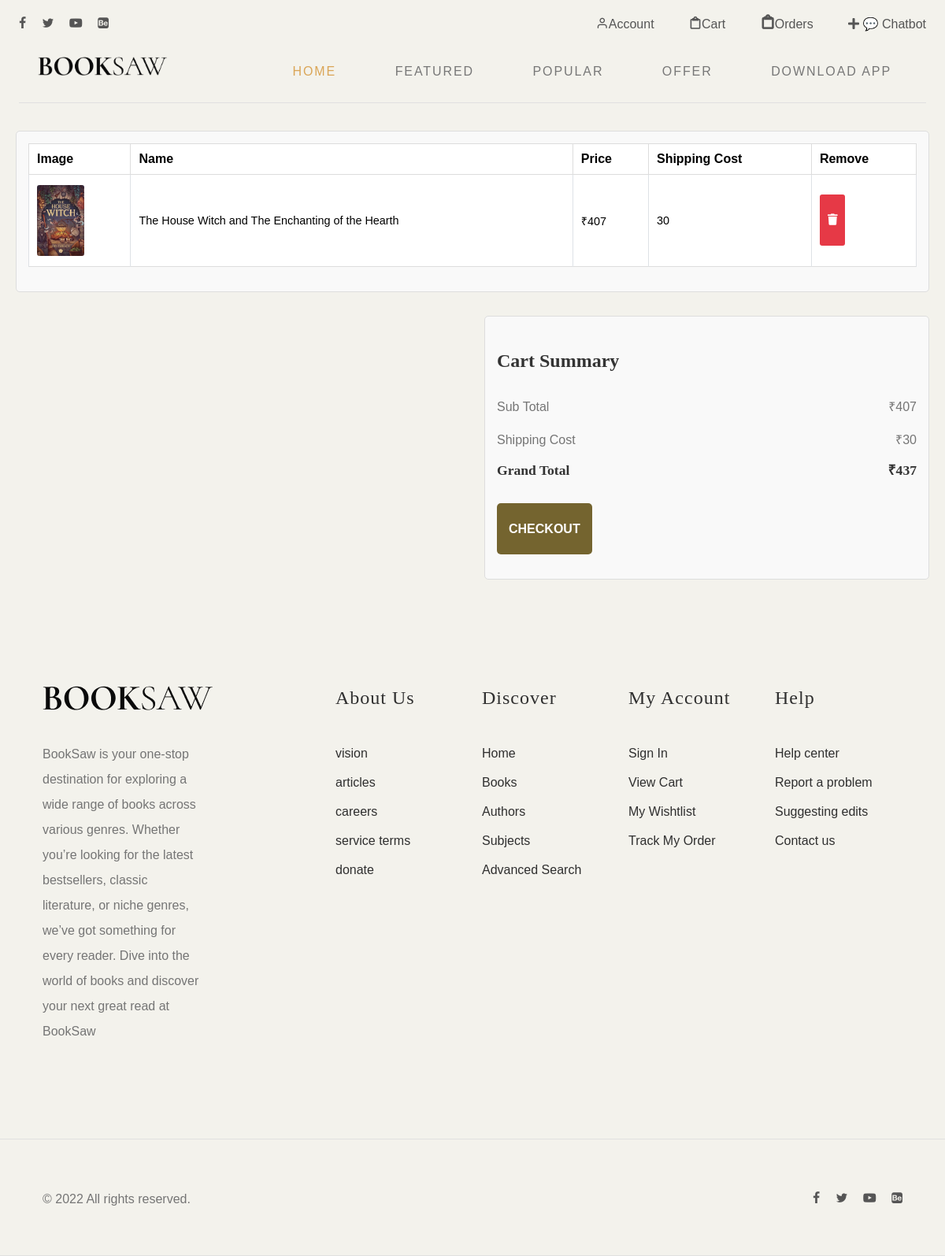
The app's page /cart (signed in) with its own data.
### Bookhive/models.py (models this page shows, shortened)
class Books(models.Model):
    name = models.CharField(max_length=255)
    image = models.ImageField(upload_to='books')
    author = models.CharField(max_length=100)
    price = models.IntegerField()
    genre = models.ForeignKey(Genre , related_name='genre', on_delete=models.CASCADE )
    desc = models.TextField()
    status = models.BooleanField(default=True)
    offer_status = models.BooleanField(default=False)
    offer_price = models.IntegerField(default = 0)
    shipping_cost = models.IntegerField(default = 0)

### Bookhive/views.py (the view)
# urls.py: path('cart', views.cart, name='cart'),
def cart(request):
    if request.user.is_authenticated:
        try:
            cart = Cart.objects.get(user=request.user)
        except Cart.DoesNotExist:
            print('No cart found for the user')
            return redirect('/')
        cart_items = cart.book.all()
        shipping_price=0
        grand_sum = 0
        for book in cart_items:
            if book.offer_status:
                grand_sum += (book.offer_price + book.shipping_cost)
            else:
                grand_sum +=( book.price + book.shipping_cost)
            shipping_price += book.shipping_cost
        cart.total = grand_sum
        print("cart total : ",cart.total)
        subtotal= grand_sum- shipping_price
        return render(request, 'cart.html', {"cart_items": cart_items, "grand_sum": grand_sum, "shipping_cost":shipping_price, "subtotal" : subtotal})
    else:
        print('User not logged in')
        return redirect('/auth')

### templates/cart.html (shortened to what this page needs)
{% extends "base.html" %}
{% load static %}
{% block mainblock %}
<div class="cart-page" style="font-family: Arial, sans-serif; color: #333;">
    <div class="container" style="padding: 20px; max-width: 1200px; margin: auto;">
        <div class="row" style="display: flex; flex-wrap: wrap; margin: 0 -15px;">
            <div class="col-md-12" style="width: 100%; padding: 15px;">
                <div class="table-responsive" style="border: 1px solid #ddd; padding: 15px; border-radius: 5px; background-color: #f9f9f9;">
                    <table class="table table-bordered" style="width: 100%; border-collapse: collapse; text-align: left;">
                        <thead class="thead-dark" style="background-color: #333; color: #fff; font-size: 1rem;">
                            <tr>
                                <th style="padding: 10px; border: 1px solid #ddd;">Image</th>
                                <th style="padding: 10px; border: 1px solid #ddd;">Name</th>
                                <th style="padding: 10px; border: 1px solid #ddd;">Price</th>
                                <th style="padding: 10px; border: 1px solid #ddd;">Shipping Cost</th>
                                <th style="padding: 10px; border: 1px solid #ddd;">Remove</th>
                            </tr>
                        </thead>
                        <tbody class="align-middle" style="font-size: 0.9rem;">
                            {% for item  in cart_items %}
                            <tr style="border-bottom: 1px solid #ddd;">
                                <td style="padding: 10px;"><a href="#"><img src="{{ item.image.url  }}" alt="Image" style="width: 60px; height: auto; border-radius: 3px;"></a></td>
                                <td style="padding: 10px;"><a href="#" style="text-decoration: none; color: #74642F;"></a>{{ item.name }}</td>
                               {% if item.offer_status %}
                                <td style="padding: 10px;">₹{{ item.offer_price }}</td>
                                {% else %}
                                <td style="padding: 10px;">₹{{ item.price }}</td>
                                {% endif %}
                                <td style="padding: 10px;">{{ item.shipping_cost }}</td>
                                <td style="padding: 10px;">
                                    <a href= "delete-cart-item/{{item.id}}" >
                                    <button style="background-color: #e63946; color: white; border: none; padding: 10px; cursor: pointer; border-radius: 3px;"><i class="fa fa-trash"></i></button> </a>
                                </td>
                            </tr>
                            {% endfor %}
                        </tbody>
                    </table>
                </div>
            </div>
        </div>
        <div class="row" style="display: flex; flex-wrap: wrap; margin: 0 -15px;">
            <div class="col-md-6" style="width: 50%; padding: 15px;">
            </div>
            <div class="col-md-6" style="width: 50%; padding: 15px;">
                <div class="cart-summary" style="border: 1px solid #ddd; padding: 15px; border-radius: 5px; background-color: #f9f9f9;">
                    <div class="cart-content" style="margin-bottom: 15px;">
                        <h3 style="font-size: 1.5rem; font-weight: bold; color: #333;">Cart Summary</h3>
                        <p style="margin: 10px 0; color: #757575;">Sub Total<span style="float: right;">₹{{subtotal}}</span></p>
                        <p style="margin: 10px 0; color: #757575;">Shipping Cost<span style="float: right;">₹{{shipping_cost}}</span></p>
                        <h4 style="margin: 10px 0; font-weight: bold; color: #333;">Grand Total<span style="float: right;">₹{{grand_sum}}</span></h4>
                    </div>
                    <div class="cart-btn" style="display: flex; gap: 10px;">
                        <a href = "checkout">
                       <button style="background-color: #74642F; color: white; padding: 10px 15px; border: none; border-radius: 5px; cursor: pointer;">Checkout</button>
                        </a>
                    </div>
                </div>
            </div>
        </div>
    </div>
</div>
{% endblock mainblock %}

### static/css/style.css (style rules this page uses)
:root { --header-height: 160px; --header-height-min: 80px; }
:root { --accent-color: #C5A992; --secondary-color: #C5A992; --dark-color: #2f2f2f; --light-color: #F3F2EC; --body-text-color: #757575; --light-text-color: #afafaf; --dark-text-color: #2f2f2f; }
:root { --body-font: "Raleway", sans-serif; --heading-font: "Prata", Georgia, serif; --secondary-font: "Playfair Display", Georgia, serif; }
:root, [data-bs-theme=light] { --heading-font: "Prata", Georgia, serif; --heading-font-weight: 400; --heading-color: var(--bs-dark); --heading-line-height: 1.1; --swiper-theme-color: var(--bs-primary); --custom-easing: cubic-bezier(.17, .67, .83, .67); --bs-body-font-family: "Raleway", arial, sans-serif; --bs-body-font-size: 0.9rem; --bs-body-font-weight: 400; --bs-body-line-height: 1.7; --bs-body-color: #333; --bs-body-color-rgb: 51, 51, 51; --bs-primary: #C5A992; --bs-primary-dark: #C5A992; --bs-secondary: #C5A992; --bs-black: #111; --bs-light: #F1F1F0; --bs-dark: #212529; --bs-gray: #949494; --bs-gray-dark: #51565b; --bs-primary-rgb: 169, 128, 115; --bs-secondary-rgb: 253, 238, 233; --bs-black-rgb: 17, 17, 17; --bs-light-rgb: 241, 241, 240; --bs-dark-rgb: 33, 37, 41; --bs-link-color: var(--bs-dark); --bs-link-color-rgb: 17, 17, 17; --bs-link-decoration: underline; --bs-link-hover-color: var(--bs-primary); --bs-link-hover-color-rgb: 169, 128, 115; }
.container, .container-fluid, .container-lg, .container-md, .container-sm, .container-xl, .container-xxl { --bs-gutter-x: 2.5rem; }
h1, h2, h3, h4, h5, h6 { color: var(--heading-color); }
a { text-decoration: none; transition: all 0.3s ease-out; }
.container, .container-fluid, .container-lg, .container-md, .container-sm, .container-xl, .container-xxl { --bs-gutter-x: 3rem; }
*, *::before, *::after { -webkit-box-sizing: border-box; -moz-box-sizing: border-box; box-sizing: border-box; }
html { box-sizing: border-box; }
body { font-family: var(--body-font); font-size: 16px; line-height: 2; color: var(--body-text-color); background-color: var(--light-color); }
a { color: var(--accent-color); transition: 0.3s color ease-out; }
button, input, select, textarea { font-family: inherit; font-size: inherit; line-height: inherit; outline: 0; }
img { display: inline-block; border: 0; max-width: 100%; height: auto; vertical-align: middle; }
h1, .h1, h2, .h2, h3, .h3, h4, .h4, h5, .h5, h6, .h6 { font-family: var(--heading-font); line-height: 1.2; color: var(--dark-color); }
h1, h2, h3 { margin: 25px 0; text-transform: capitalize; }
h3, .h3 { font-size: 1.4em; line-height: 1.4; }
h4, .h4 { font-size: 1.1em; line-height: 1.4; }
p { margin: 0 0 20px 0; }
dfn, cite, em, i { font-style: italic; }
::placeholder { color: #999; }
.container::after, .row::after, .clearfix::after { display: block; clear: both; content: ""; }
th, td { padding: 12px 15px; text-align: left; border-bottom: 1px solid #E1E1E1; }
th:first-child, td:first-child { padding-left: 0; }
th:last-child, td:last-child { padding-right: 0; }
button, .button { margin-bottom: 1rem; }
pre, blockquote, dl, figure, table, p, ul, ol, form { margin-bottom: 2.5rem; }
a.btn, input[type="button"], input[type="submit"], input[type="reset"], input[type="file"], button { background-image: none; background: var(--accent-color); text-decoration: none !important; display: inline-block; position: relative; border: 1px solid transparent; border-radius: 0; padding: 0.75em 1.5em; margin-top: 15px; font-size: 15px; font-weight: bold; line-height: normal; text-align: center; text-transform: uppercase; color: #fff; z-index: 1; cursor: pointer; white-space: nowrap; vertical-align: middle; -webkit-transition: all 0.3s ease-in; transition: all 0.3s ease-in; -ms-touch-action: manipulation; touch-action: manipulation; -webkit-user-select: none; -moz-user-select: none; -ms-user-select: none; user-select: none; }
button { font-size: 1em; font-weight: 600; border: none; height: 65px; cursor: pointer; text-transform: uppercase; }
.top-content a { color: #555; text-decoration: none; }

### records on screen
Books: image (picture), name "The House Witch and The Enchanting of the Hearth", price "407", shipping_cost "30"

### other values on screen
{{ subtotal }} "407"
{{ shipping_cost }} "30"
{{ grand_sum }} "437"
